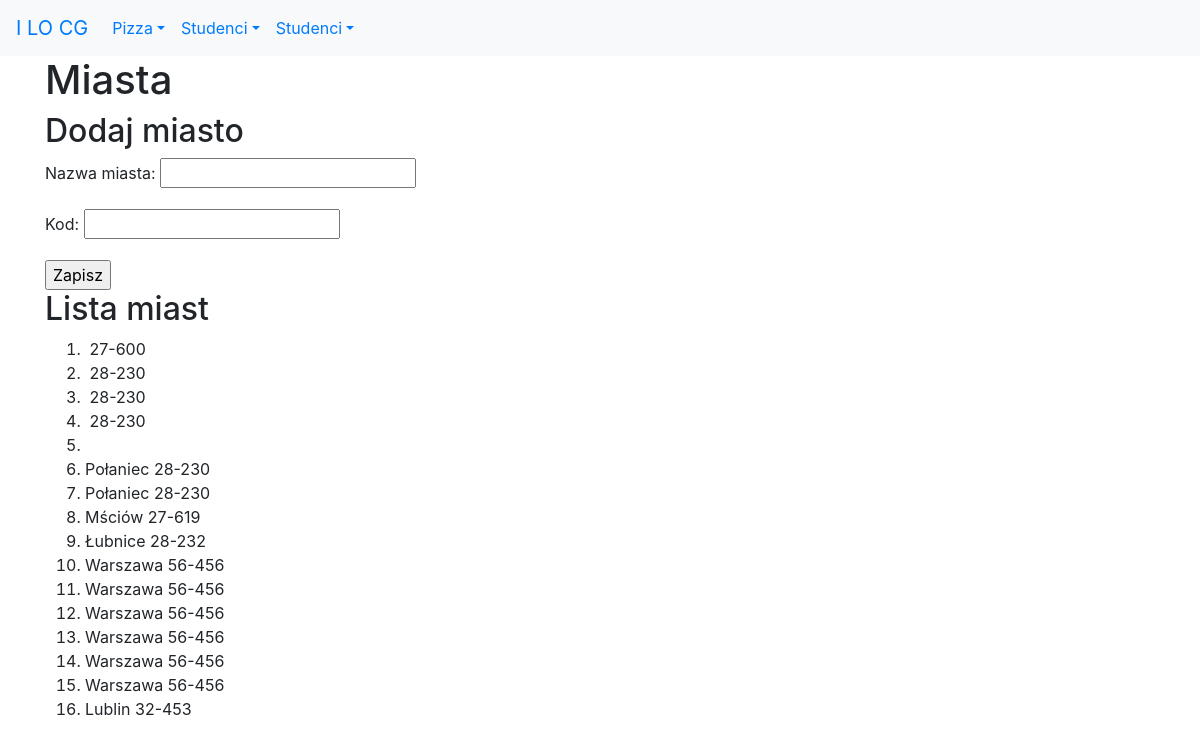
Before: /studenci/miasta/ with the older database file.
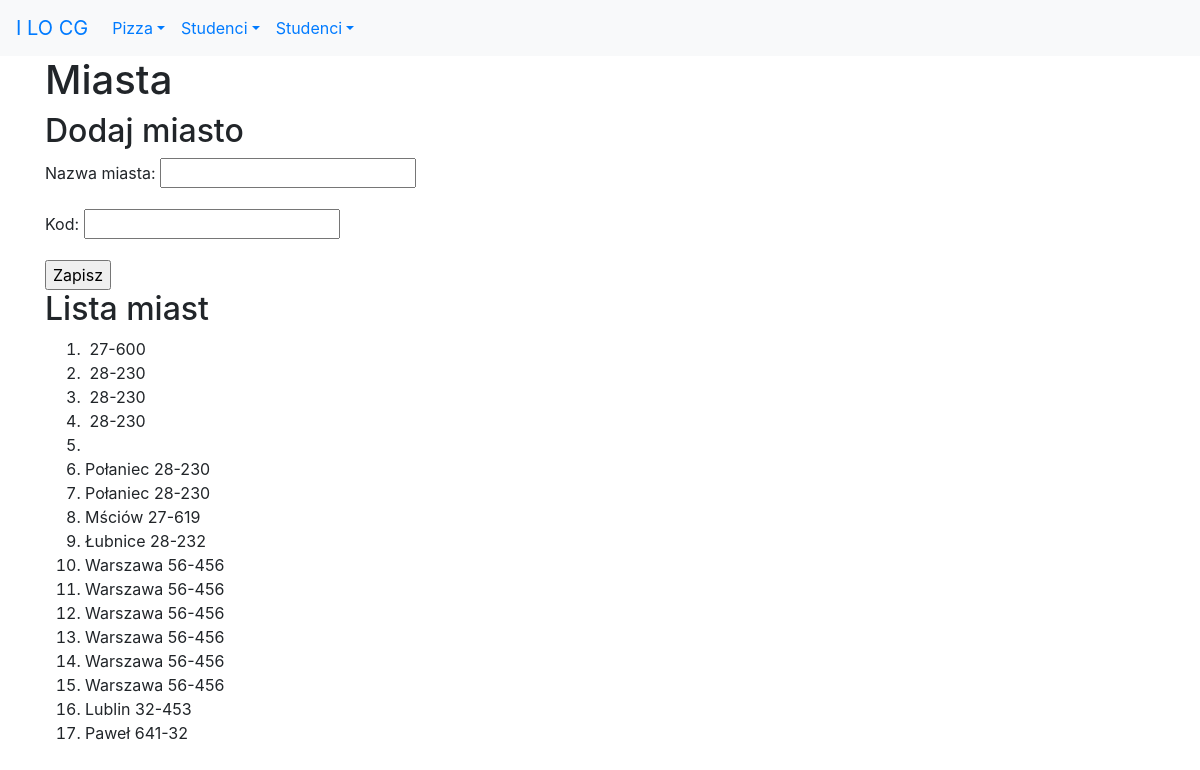
After: the same page with the newer database file.
### studenci/models.py (models this page shows)
class Miasto(models.Model):
    nazwa = models.CharField(
        verbose_name='miasto',
        max_length=30,
        help_text='Nazwa miasta')
    kod = models.CharField(
        max_length=6,
        help_text='Kod pocztowy')
    class Meta:
        verbose_name_plural = "miasto"

### studenci/views.py (the view)
# urls.py: path('miasta/', views.miasta, name='miasta'),
def miasta(request):
    if request.method == 'POST':
        form = MiastoForm(request.POST)
        if form.is_valid():
            print(form.cleaned_data)
            m = Miasto(nazwa=form.cleaned_data['nazwa'], kod=form.cleaned_data['kod'])
            m.save()
            messages.success(request, "poprawnie dodano dane!")
            return redirect(reverse('studenci:miasta'))
        else:
            messages.error(request, "Niepoprawne dane!")
    else:
        form = MiastoForm
    miasta = Miasto.objects.all()
    kontekst = {'miasta': miasta, 'form': form}
    return render(request, 'studenci/miasta.html', kontekst)

### studenci/templates/studenci/miasta.html (shortened to what this page needs)
{% extends 'szablon.html' %}
{% block naglowek %}Miasta{% endblock naglowek %}
{% block tresc %}
<h2>Dodaj miasto</h2>
    <form action="." method="POST">
        {{ form.as_p }}
        <input type="submit" value="Zapisz">
    </form>
<h2>Lista miast</h2>
<ol>
    {% for miasto in miasta %}
        <li>{{ miasto.nazwa }}&nbsp;{{ miasto.kod }}</li>
    {% endfor %}
</ol>
{% endblock tresc %}

Changed rows visible on the page:
added Miasto: nazwa "Paweł", kod "641-32"
